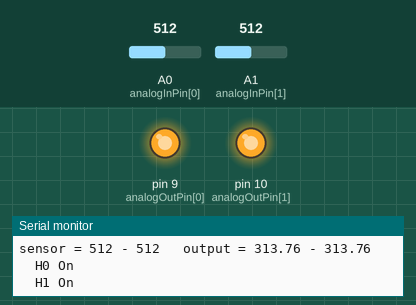
This sketch was run on a simulated Arduino Uno, built with avr-gcc and run on an emulated ATmega328P. Shown: output pins drawn as LEDs (lit = HIGH), the last lines printed to the serial monitor. The inputs (shaded band) are chosen by the test bench; at power-on: A0 (analogInPin[0]) = 512, A1 (analogInPin[1]) = 512.

Above: at 1.4 s.
1.5 s: A0 (analogInPin[0]) set to 873
3.0 s: A0 (analogInPin[0]) set to 899
At 4.2 s:
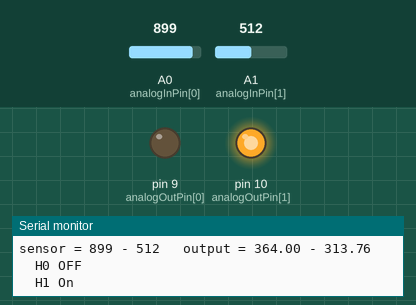
4.5 s: A1 (analogInPin[1]) set to 820
6.0 s: A1 (analogInPin[1]) set to 850
At 7.2 s:
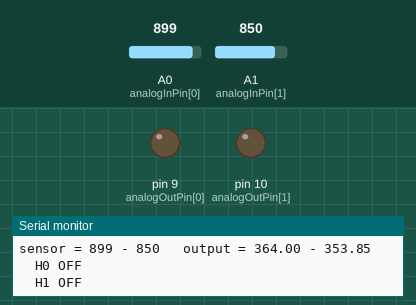
7.5 s: A0 (analogInPin[0]) set to 716
At 8.7 s:
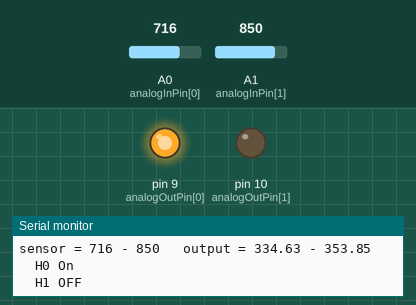
9.0 s: A0 (analogInPin[0]) set to 900
At 10.5 s:
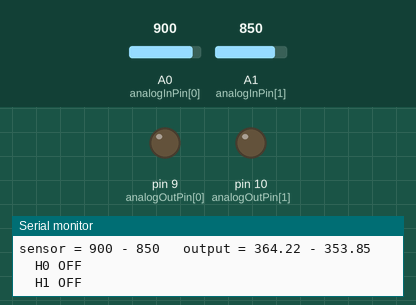
Timing chart, 0 to 11.5 s (numbered marks = the images above; inputs shaded):
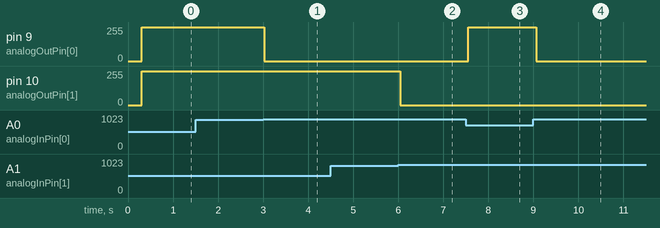

The sketch:

BraggGratingTemp.ino
```cpp
const int analogInPin[2] = {A0,A1};  // Analog input pin that the potentiometer is attached to
const int analogOutPin[2] = {9,10}; // Analog output pin that the LED is attached to
//#define PIN_SWITCH 1

int sensor[2] = {0,0};        // value read from the pot
float temp[2] = {0,0};        // value output to the PWM (analog out)
float target[2] = {360,351}; //
float delta[2] = {0,0};
int outputValue[2] = {0,0};
// Parametrized curve using beta = 4100K and R25 = 15kOhm and R = 6.8 kOhm
float _in[] = {103, 129, 159, 193, 231, 273, 318, 366, 415, 465, 515, 563, 610,
       654, 696, 734, 769, 801, 830, 856, 879, 899, 917, 933, 948, 960,
       971, 981, 990, 997};
float _out[] = {270, 274, 278, 283, 287, 292, 296, 301, 305, 310, 314, 319, 323,
       328, 332, 337, 341, 346, 350, 355, 359, 364, 368, 373, 377, 382,
       386, 391, 395, 400};

void setup() {
  // put your setup code here, to run once:
  // initialize serial communications at 9600 bps:
  Serial.begin(9600);

}

void loop() {
  delay(300);
  // read the analog in value:
  sensor[0] = analogRead(analogInPin[0]);
  sensor[1] = analogRead(analogInPin[1]);

  // map it to the range of the analog out:
  temp[0] = FmultiMap(sensor[0], _in, _out, 30);
  temp[1] = FmultiMap(sensor[1], _in, _out, 30);

  // change the analog out value:
  //analogWrite(analogOutPin, outputValue);
  Serial.print("sensor = ");
  Serial.print(sensor[0]);
  Serial.print(" - ");
  Serial.print(sensor[1]);
  Serial.print("\t output = ");
  Serial.print(temp[0]);
  Serial.print(" - ");
  Serial.println(temp[1]);

  delta[0] = temp[0]-target[0];
  delta[1] = temp[1]-target[1];

  if (delta[0] > 0){
    analogWrite(analogOutPin[0],00 );
    Serial.println("\tH0 OFF ");
  } else {
    outputValue[0] = map(delta[0], 0, 1023, 0, 254);
    analogWrite(analogOutPin[0], 254);
    Serial.println("\tH0 On ");
  }
  if (delta[1] > 0){
    analogWrite(analogOutPin[1],00 );
    Serial.println("\tH1 OFF ");
  } else {
    outputValue[1] = map(delta[1], 0, 1023, 0, 254);
    analogWrite(analogOutPin[1], 254);
    Serial.println("\tH1 On ");
  }
}

float FmultiMap(float val, float * _in, float * _out, uint8_t size)
{
  // take care the value is within range
  // val = constrain(val, _in[0], _in[size-1]);
  if (val <= _in[0]) return _out[0];
  if (val >= _in[size-1]) return _out[size-1];

  // search right interval
  uint8_t pos = 1;  // _in[0] allready tested
  while(val > _in[pos]) pos++;

  // this will handle all exact "points" in the _in array
  if (val == _in[pos]) return _out[pos];

  // interpolate in the right segment for the rest
  return (val - _in[pos-1]) * (_out[pos] - _out[pos-1]) / (_in[pos] - _in[pos-1]) + _out[pos-1];
}
```

Measured:
- the behaviour switches between 883 and 884 on A0 (analogInPin[0]) (found by bisection; images 0 and 1)
- the behaviour switches between 835 and 836 on A1 (analogInPin[1]) (found by bisection; images 1 and 2)
- after the input at 3.0 s, pin 9 (analogOutPin[0]): 254/255 → 0/255 at once
- after the input at 6.0 s, pin 10 (analogOutPin[1]): 254/255 → 0/255 at once
- after the input at 7.5 s, pin 9 (analogOutPin[0]): 0/255 → 254/255 after 0.06 s
- after the input at 9.0 s, pin 9 (analogOutPin[0]): 254/255 → 0/255 after 0.07 s
